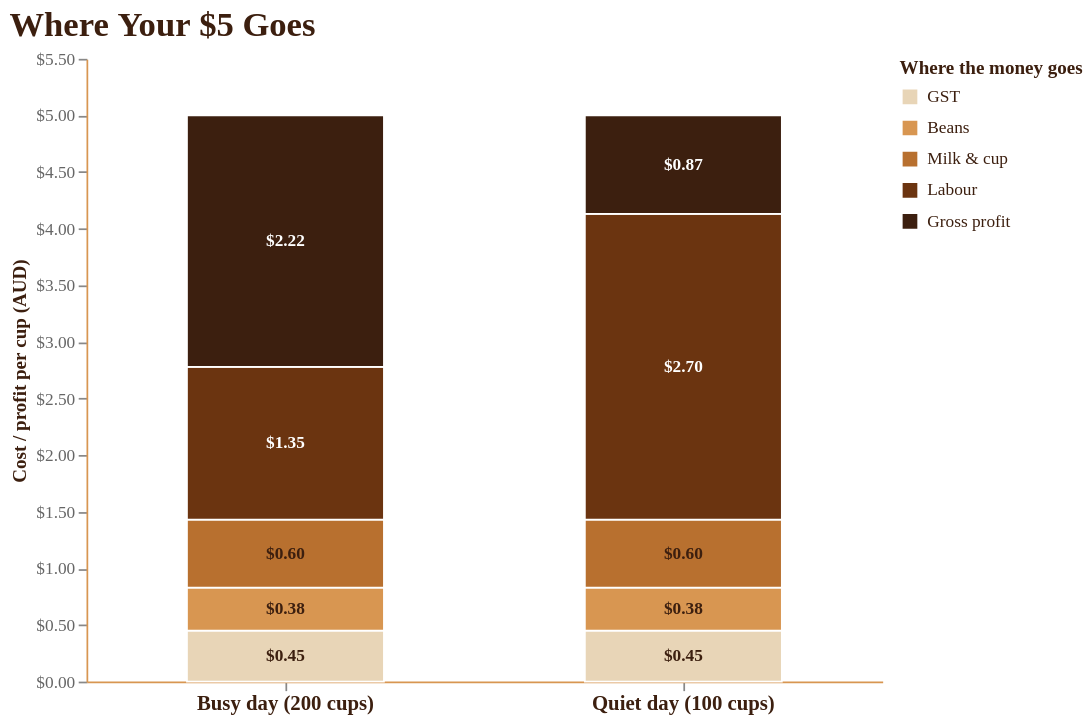

Express this chart as Vega-Lite.
### Vega-Lite specification from a JSON file in a GitHub repository (floating-point values rounded to 4 significant figures)
{"$schema": "https://vega.github.io/schema/vega-lite/v5.json", "title": {"text": "Where Your $5 Goes", "anchor": "start", "fontSize": 20, "subtitleFontSize": 12, "subtitleColor": "#666", "color": "#3C1F0F", "font": "Georgia, 'Times New Roman', serif", "subtitleFont": "Georgia, 'Times New Roman', serif", "labelFont": "Georgia, 'Times New Roman', serif"}, "width": 460, "height": 360, "data": {"values": [{"scenario": "Busy day (200 cups)", "component": "GST", "amount": 0.45, "order": 1}, {"scenario": "Busy day (200 cups)", "component": "Beans", "amount": 0.38, "order": 2}, {"scenario": "Busy day (200 cups)", "component": "Milk & cup", "amount": 0.6, "order": 3}, {"scenario": "Busy day (200 cups)", "component": "Labour", "amount": 1.35, "order": 4}, {"scenario": "Busy day (200 cups)", "component": "Gross profit", "amount": 2.22, "order": 5}, {"scenario": "Quiet day (100 cups)", "component": "GST", "amount": 0.45, "order": 1}, {"scenario": "Quiet day (100 cups)", "component": "Beans", "amount": 0.38, "order": 2}, {"scenario": "Quiet day (100 cups)", "component": "Milk & cup", "amount": 0.6, "order": 3}, {"scenario": "Quiet day (100 cups)", "component": "Labour", "amount": 2.7, "order": 4}, {"scenario": "Quiet day (100 cups)", "component": "Gross profit", "amount": 0.87, "order": 5}]}, "encoding": {"x": {"field": "scenario", "type": "nominal", "title": null, "sort": ["Busy day (200 cups)", "Quiet day (100 cups)"], "axis": {"labelFontSize": 12, "labelFontWeight": "bold", "labelColor": "#3C1F0F", "labelAngle": 0, "labelFont": "Georgia, 'Times New Roman', serif", "titleFont": "Georgia, 'Times New Roman', serif"}}, "y": {"field": "amount", "type": "quantitative", "title": "Cost / profit per cup (AUD)", "stack": "zero", "axis": {"format": "$.2f", "titleColor": "#3C1F0F", "labelColor": "#666", "grid": false, "labelFont": "Georgia, 'Times New Roman', serif", "titleFont": "Georgia, 'Times New Roman', serif"}}, "color": {"field": "component", "type": "nominal", "title": "Where the money goes", "sort": ["GST", "Beans", "Milk & cup", "Labour", "Gross profit"], "scale": {"domain": ["GST", "Beans", "Milk & cup", "Labour", "Gross profit"], "range": ["#E8D5B7", "#D89651", "#B8702F", "#6B3410", "#3C1F0F"]}, "legend": {"orient": "right", "offset": 10, "titleColor": "#3C1F0F", "labelColor": "#3C1F0F", "labelFont": "Georgia, 'Times New Roman', serif", "titleFont": "Georgia, 'Times New Roman', serif"}}, "order": {"field": "order", "type": "quantitative"}}, "layer": [{"mark": {"type": "bar", "width": {"band": 0.55}, "stroke": "white", "strokeWidth": 1, "labelFont": "Georgia, 'Times New Roman', serif", "titleFont": "Georgia, 'Times New Roman', serif"}, "encoding": {"tooltip": [{"field": "scenario", "type": "nominal", "title": "Day"}, {"field": "component", "type": "nominal", "title": "Where the money goes"}, {"field": "amount", "type": "quantitative", "title": "Amount", "format": "$.2f"}]}}, {"mark": {"type": "text", "fontSize": 10, "fontWeight": "bold", "labelFont": "Georgia, 'Times New Roman', serif", "titleFont": "Georgia, 'Times New Roman', serif"}, "encoding": {"text": {"field": "amount", "type": "quantitative", "format": "$.2f"}, "color": {"condition": {"test": "datum.component === 'Labour' || datum.component === 'Gross profit'", "value": "white"}, "value": "#3C1F0F"}, "y": {"field": "amount", "type": "quantitative", "stack": "zero", "bandPosition": 0.5}}}], "config": {"view": {"stroke": null}, "background": "transparent", "axis": {"domainColor": "#D89651", "labelFont": "Georgia, 'Times New Roman', serif", "titleFont": "Georgia, 'Times New Roman', serif"}, "font": "Georgia, 'Times New Roman', serif", "legend": {"labelFont": "Georgia, 'Times New Roman', serif", "titleFont": "Georgia, 'Times New Roman', serif"}, "header": {"labelFont": "Georgia, 'Times New Roman', serif", "titleFont": "Georgia, 'Times New Roman', serif"}, "title": {"font": "Georgia, 'Times New Roman', serif", "subtitleFont": "Georgia, 'Times New Roman', serif", "labelFont": "Georgia, 'Times New Roman', serif"}}}
